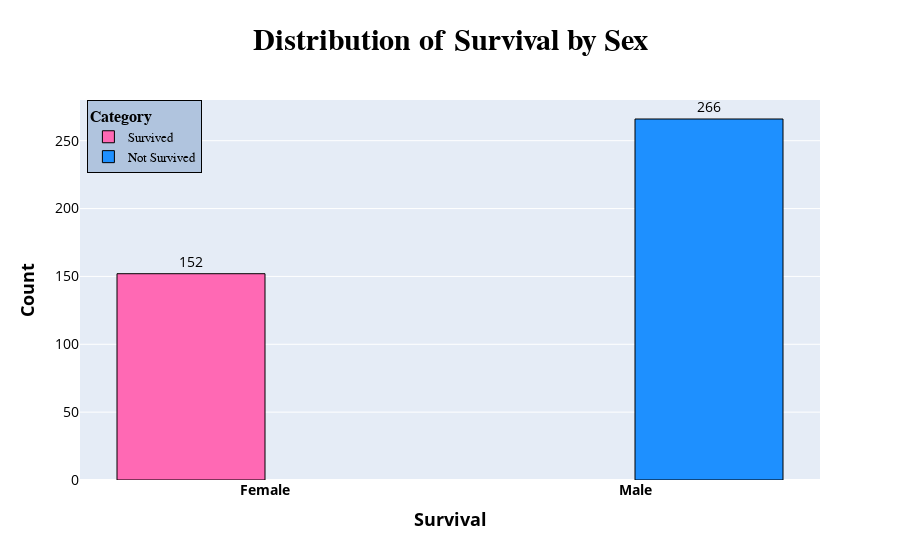

The cell this chart's notebook holds for it:
### Markdown cell above
**Note:** GitHub does not render interactive graphs. View the dynamic visualization by running the code locally for full interactivity or please try loading this page with nbviewer.org.

### Code cell
# Distribution for survival distribution by Sex
fig = go.Figure()

fig.add_trace(go.Bar(
    x=df.groupby(['Sex', 'Survived']).size().unstack().index,
    y=df.groupby(['Sex', 'Survived']).size().unstack()[1],  
    text=df.groupby(['Sex', 'Survived']).size().unstack()[1],
    textposition='outside',
    textfont=dict(size=14,color="black"),
    hovertemplate='<b>%{x}</b><br>Count: %{y}<br>Survived',
    name='Survived',
    marker_color='hotpink', marker_line=dict(width=1, color='black'),
))

fig.add_trace(go.Bar(
    x=df.groupby(['Sex', 'Survived']).size().unstack().index,
    y=df.groupby(['Sex', 'Survived']).size().unstack()[0],  
    text=df.groupby(['Sex', 'Survived']).size().unstack()[0],
    textposition='outside',
    textfont=dict(size=14,color="black"),
    hovertemplate='<b>%{x}</b><br>Count: %{y}<br>Not Survived',
    name='Not Survived',
    marker_color='dodgerblue', marker_line=dict(width=1, color='black'),
))

fig.update_xaxes(type='category', tickvals=[0, 1], ticktext=['<b>Female</b>', '<b>Male</b>'], tickfont_size=14, color ='black')
fig.update_yaxes(tickfont_size=14)
    
fig.update_layout(
    title='<b>Distribution of Survival by Sex</b>',title_font_family="Times New Roman",title_font=dict(size=30),title_font_color="black",
    xaxis=dict(title='<b>Survival</b>', title_font=dict(size=18)),
    yaxis=dict(title='<b>Count</b>', title_font=dict(size=18),color='black'),
    title_x=0.5,
    barmode='group',  
  
    legend=dict(title='<b>Category</b>', x=0.01, y=1, title_font_family="Times New Roman", font=dict(family="Courier",
            size=13, color="black"), bgcolor="LightSteelBlue", bordercolor="Black", borderwidth=1)
)

fig.show()

### Figure 1 — Plotly figure (JSON) as saved in the notebook; plotly's stock layout.template omitted (floating-point values rounded to 4 significant figures)
{"data": [{"hovertemplate": "<b>%{x}</b><br>Count: %{y}<br>Survived", "marker": {"color": "hotpink", "line": {"color": "black", "width": 1}}, "name": "Survived", "text": [152, null], "textfont": {"color": "black", "size": 14}, "textposition": "outside", "type": "bar", "x": ["female", "male"], "y": [152, null]}, {"hovertemplate": "<b>%{x}</b><br>Count: %{y}<br>Not Survived", "marker": {"color": "dodgerblue", "line": {"color": "black", "width": 1}}, "name": "Not Survived", "text": [null, 266], "textfont": {"color": "black", "size": 14}, "textposition": "outside", "type": "bar", "x": ["female", "male"], "y": [null, 266]}], "layout": {"barmode": "group", "legend": {"bgcolor": "LightSteelBlue", "bordercolor": "Black", "borderwidth": 1, "font": {"color": "black", "family": "Courier", "size": 13}, "title": {"font": {"family": "Times New Roman"}, "text": "<b>Category</b>"}, "x": 0.01, "y": 1}, "title": {"font": {"color": "black", "family": "Times New Roman", "size": 30}, "text": "<b>Distribution of Survival by Sex</b>", "x": 0.5}, "xaxis": {"color": "black", "tickfont": {"size": 14}, "ticktext": ["<b>Female</b>", "<b>Male</b>"], "tickvals": [0, 1], "title": {"font": {"size": 18}, "text": "<b>Survival</b>"}, "type": "category"}, "yaxis": {"color": "black", "tickfont": {"size": 14}, "title": {"font": {"size": 18}, "text": "<b>Count</b>"}}}}
